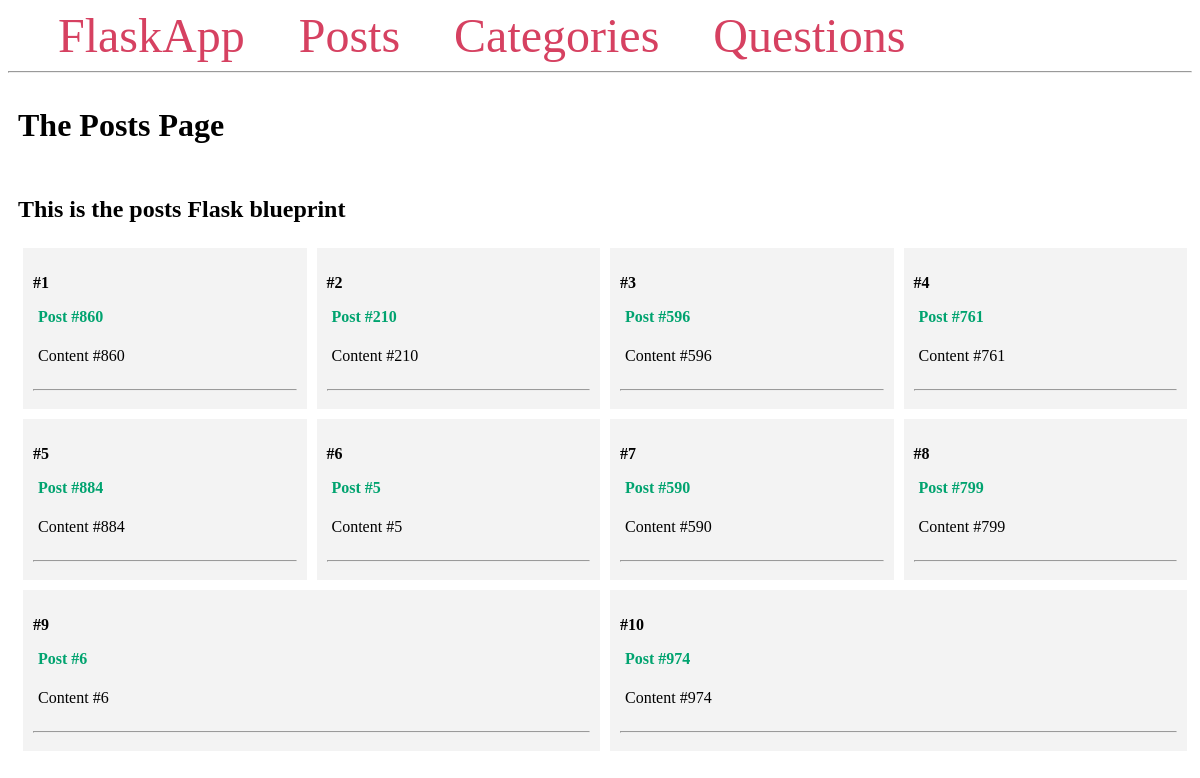
/posts/, run on the app's committed database.
### app/models/post.py (models this page shows, shortened)
class Post(db.Model):
    id = db.Column(db.Integer, primary_key=True)
    title = db.Column(db.String(150))
    content = db.Column(db.Text)

### app/posts/routes.py (the view)
@bp.route('/')
def index():
    posts = Post.query.all()
    return render_template('posts/index.html', posts=posts)

### app/templates/posts/index.html
{% extends 'base.html' %}
{% block content %}
    <span class="title"><h1>{% block title %} The Posts Page {% endblock %}</h1></span>
    <div class="content">
        <h2>This is the posts Flask blueprint</h2>
        {% for post in posts %}
            <div class="post">
                <p><b>#{{ post.id }}</b></p>
                <p class="title">
                    <b>
                        <a href="#">
                            {{ post.title }}
                        </a>
                    </b>
                </p>
                <div class="content">
                    <p>{{ post.content }}</p>
                </div>
                <hr>
            </div>
        {% endfor %}
    </div>
{% endblock %}

### app/templates/base.html (shortened to what this page needs)
<!DOCTYPE html>
<html lang="en">
<head>
</head>
<body>
    <nav>
        <a href="{{ url_for('main.index') }}">FlaskApp</a>
        <a href="{{ url_for('posts.index') }}">Posts</a>
        <a href="{{ url_for('posts.categories') }}">Categories</a>
        <a href="{{ url_for('questions.index') }}">Questions</a>
    </nav>
    <hr>
    <div class="content">
        {% block content %} {% endblock %}
    </div>
</body>
</html>

### app/templates/base.html (style rules this page uses)
h2 { width: 100%; }
.title { margin: 5px; width: 100%; }
.content { margin: 5px; width: 100%; display: flex; flex-direction: row; flex-wrap: wrap; }
.post { flex: 20%; padding: 10px; margin: 5px; background-color: #f3f3f3; inline-size: 100%; }
.title a { color: #00a36f; text-decoration: none; }
nav a { color: #d64161; font-size: 3em; margin-left: 50px; text-decoration: none; }

### data on the page
Post: id "1", title "Post #860", content "Content #860"
Post: id "2", title "Post #210", content "Content #210"
Post: id "3", title "Post #596", content "Content #596"
Post: id "4", title "Post #761", content "Content #761"
Post: id "5", title "Post #884", content "Content #884"
Post: id "6", title "Post #5", content "Content #5"
Post: id "7", title "Post #590", content "Content #590"
Post: id "8", title "Post #799", content "Content #799"
Post: id "9", title "Post #6", content "Content #6"
Post: id "10", title "Post #974", content "Content #974"
